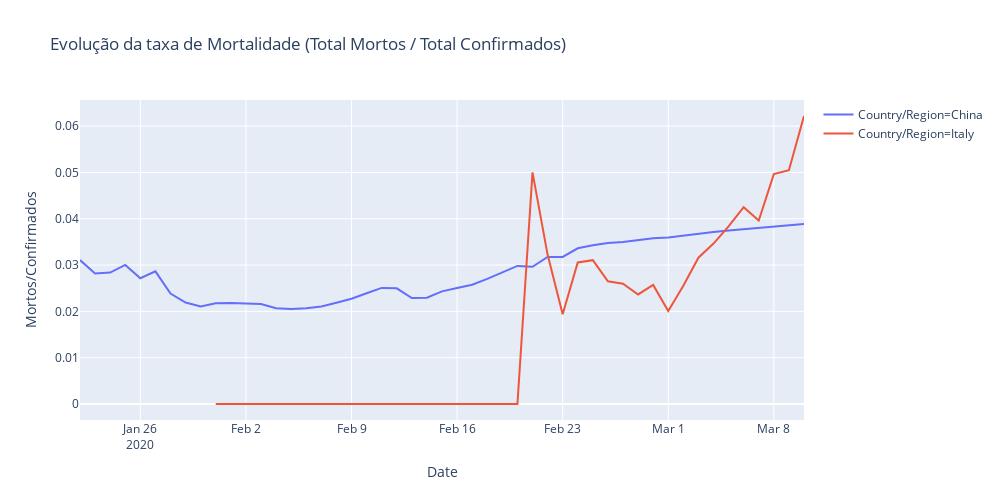

The notebook cell saved with this chart:
### Code cell
temp = full_table.loc[(full_table['Country/Region']=='Italy') | (full_table['Country/Region']=='China')]
temp = temp.groupby(['Country/Region', 'Date'])['Confirmed', 'Deaths', 'Recovered'].sum()

temp = temp.reset_index()
temp['Mortos/Confirmados'] = temp['Deaths']/temp['Confirmed']


fig = px.line(temp, x="Date", y="Mortos/Confirmados", color='Country/Region',  height=500,width=1000,
             title='Evolução da taxa de Mortalidade (Total Mortos / Total Confirmados)')
fig.show()
